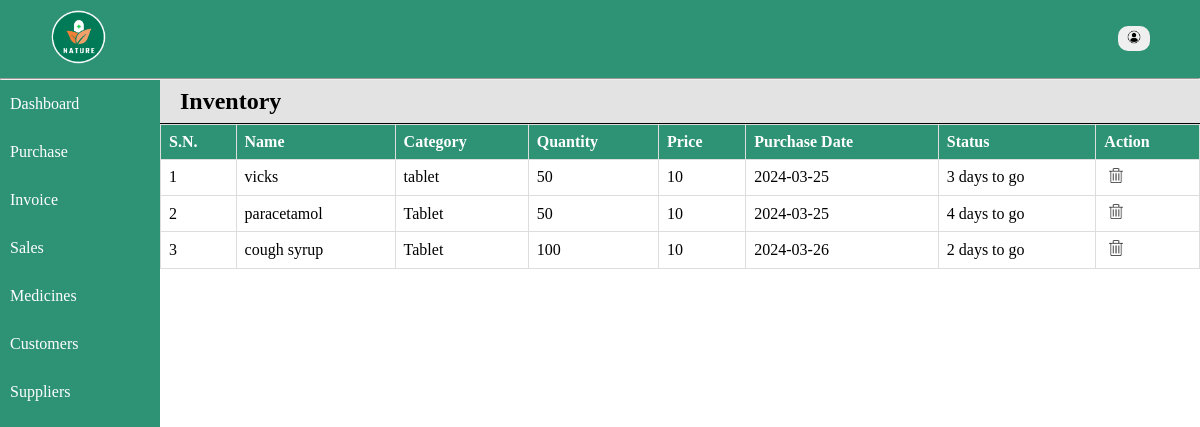
/home/inventory.php, run on an earlier commit of the app's database.
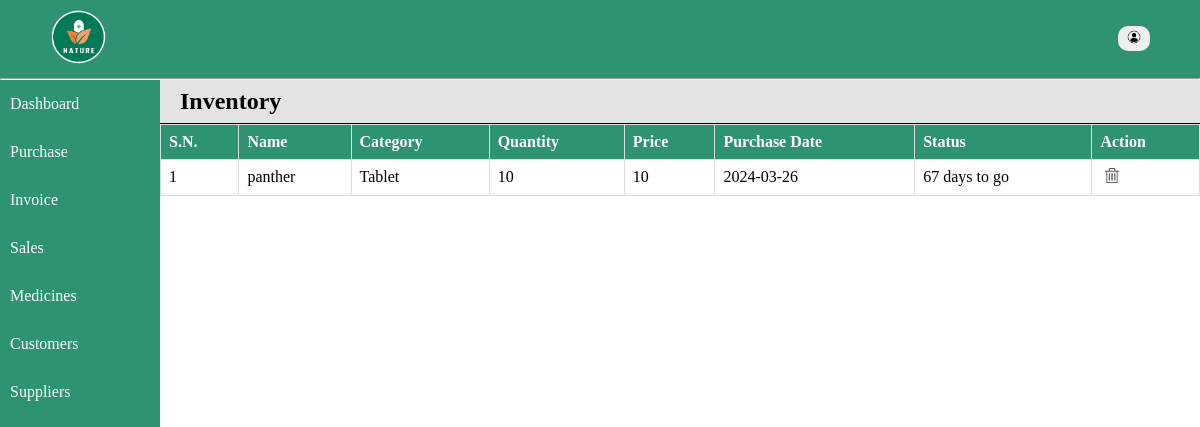
And on a later commit of the database.
### tables this page shows
CREATE TABLE `medicine` (
  `id` int(11) NOT NULL,
  `name` varchar(128) NOT NULL,
  `category` varchar(128) NOT NULL,
  `quantity` int(8) NOT NULL,
  `price` int(11) NOT NULL,
  `total` int(11) NOT NULL,
  `expiry` date NOT NULL,
  `date` date NOT NULL
);

### includes/database.php (called while the page is built, shortened)
<?php
    function select($conn, $arg) {
        $sql = "select * from $arg";
        $result = mysqli_query($conn, $sql);
        return $records = mysqli_fetch_all($result, MYSQLI_ASSOC);
    }
?>

### home/inventory.php (the view, shortened to what this page needs)
<?php
include '../includes/database.php';
$records = select($conn, 'medicine');
$status = '';
?>
<!DOCTYPE html>
<html lang="en">
<head>
    <link rel="stylesheet" href="../styles/style.css">
</head>
<body>
    <div class="container">
        <?php include '../includes/nav.php'; ?>
        <div class="main">
            <?php include '../includes/menu.php'; ?>
            <div class="content-wrapper">
            <div class="records">
                    <h2>Inventory</h2>
                    <table class="table">
                        <tr>
                            <th>S.N.</th>
                            <th>Name</th>
                            <th>Category</th>
                            <th>Quantity</th>
                            <th>Price</th>
                            <th>Purchase Date</th>
                            <th>Status</th>
                            <th>Action</th>
                        </tr>
                        <?php if (!empty($records)) : ?>
                            <?php foreach ($records as $key => $record) : ?>
                                <tr>
                                    <td><?= $key+1; ?></td>
                                    <td><?= $record['name']; ?></td>
                                    <td><?= $record['category']; ?></td>
                                    <td><?= $record['quantity']; ?></td>
                                    <td><?= $record['price']; ?></td>
                                    <td><?= $record['date']; ?></td>
                                    <?php if ($record['expiry'] < $record['date']) {
                                        $status = "Expired";
                                    } else {
                                        $one = date_create($record['expiry']);
                                        $two = date_create(date("Y-m-d"));
                                        $diff = date_diff($one, $two);
                                        $status = $diff->format("%a days to go");
                                    } ?>
                                    <td><?= $status; ?></td>
                                    <td><a href="../includes/delete.php?id= <?= $record['id']; ?>"><img src="../images/delete-icon.png" alt="delete" style="width: 14px;" class="action-btn"></a></td>
                                </tr>
                            <?php endforeach; ?>
                        <?php endif; ?>
                    </table>
            </div>
            </div>
        </div>
    </div>
</body>
</html>

What changed in the data, as far as the page shows it:
removed medicine: name "vicks", category "tablet", quantity "50", price "10", date "2024-03-25", expiry "3 days to go"
removed medicine: name "paracetamol", category "Tablet", quantity "50", price "10", date "2024-03-25", expiry "4 days to go"
removed medicine: name "cough syrup", category "Tablet", quantity "100", price "10", date "2024-03-26", expiry "2 days to go"
added medicine: name "panther", category "Tablet", quantity "10", price "10", date "2024-03-26", expiry "67 days to go"
